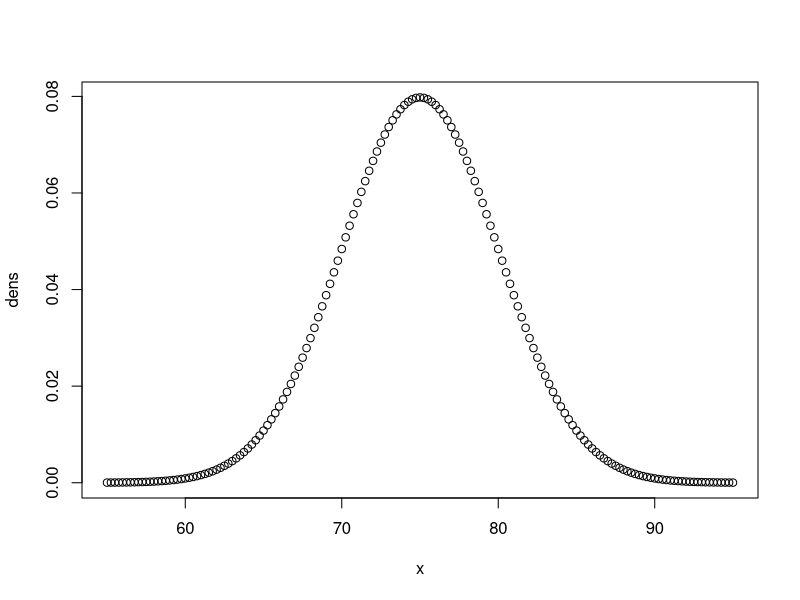
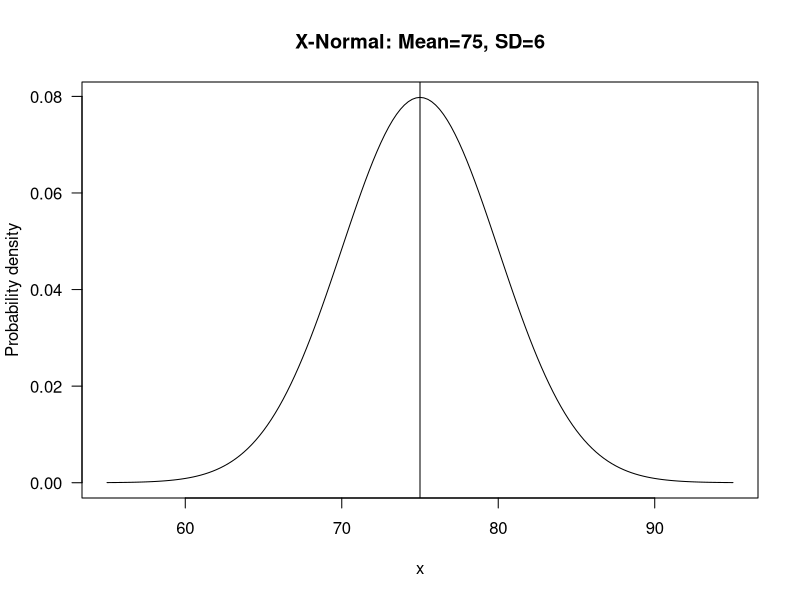
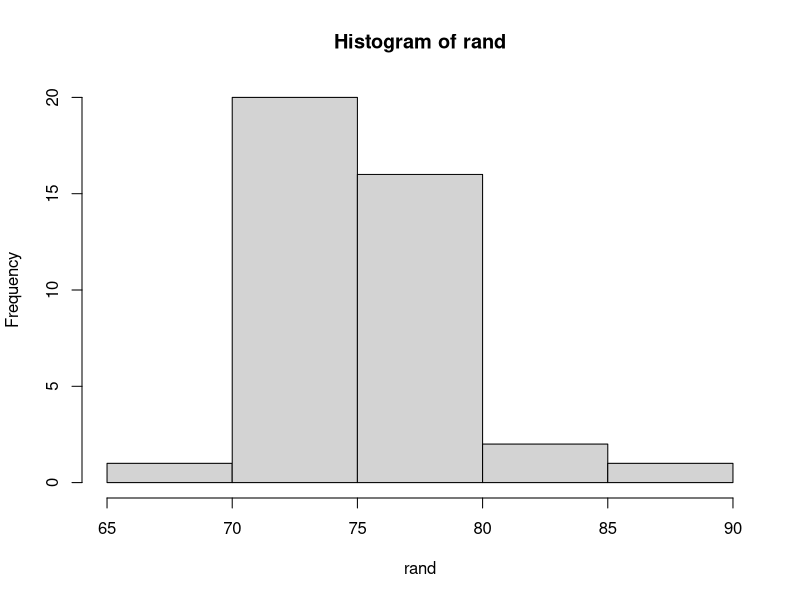

These figures' R source, in order:
# P(X<=70)
pnorm(q=70, mean=75, sd=5, lower.tail = T)
pnorm(q=70, mean=75, sd=5, lower.tail = F)
# P(Z>=1)
pnorm(q=1, mean = 0, sd=1, lower.tail = F)
# find Q1
qnorm(p=0.25, mean = 75, sd=5, lower.tail = T)

x<-seq(from=55, to=95, by=0.25)
x

dens<- dnorm(x, mean=75, sd=5)

plot(x,dens)
plot(x, dens, type="l", main = "X-Normal: Mean=75, SD=6", xlab="x", ylab="Probability density", las=1)
abline(v=75)
rand<-rnorm(n=40, mean = 75, sd=5)
rand 
hist(rand)
